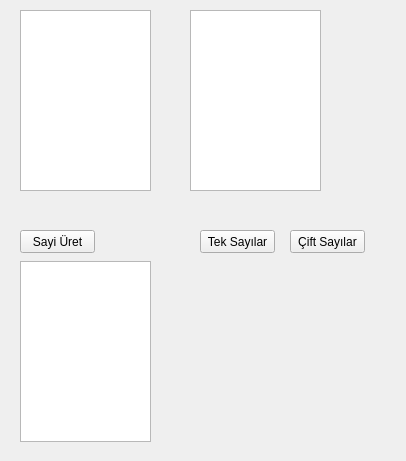
<?xml version="1.0" encoding="UTF-8"?>
<ui version="4.0">
 <class>AnaPencere</class>
 <widget class="QWidget" name="AnaPencere">
  <property name="geometry">
   <rect>
    <x>0</x>
    <y>0</y>
    <width>406</width>
    <height>461</height>
   </rect>
  </property>
  <property name="windowTitle">
   <string>AnaPencere</string>
  </property>
  <widget class="QPushButton" name="pushButton">
   <property name="geometry">
    <rect>
     <x>20</x>
     <y>230</y>
     <width>75</width>
     <height>23</height>
    </rect>
   </property>
   <property name="text">
    <string>Sayi Üret</string>
   </property>
  </widget>
  <widget class="QPushButton" name="pushButton_2">
   <property name="geometry">
    <rect>
     <x>200</x>
     <y>230</y>
     <width>75</width>
     <height>23</height>
    </rect>
   </property>
   <property name="text">
    <string>Tek Sayılar</string>
   </property>
  </widget>
  <widget class="QPushButton" name="pushButton_3">
   <property name="geometry">
    <rect>
     <x>290</x>
     <y>230</y>
     <width>75</width>
     <height>23</height>
    </rect>
   </property>
   <property name="text">
    <string>Çift Sayılar</string>
   </property>
  </widget>
  <widget class="QListWidget" name="listWidgetSayilar">
   <property name="geometry">
    <rect>
     <x>20</x>
     <y>10</y>
     <width>131</width>
     <height>181</height>
    </rect>
   </property>
  </widget>
  <widget class="QListWidget" name="listWidgetSecilen">
   <property name="geometry">
    <rect>
     <x>190</x>
     <y>10</y>
     <width>131</width>
     <height>181</height>
    </rect>
   </property>
  </widget>
  <widget class="QListWidget" name="listWidgetSec">
   <property name="geometry">
    <rect>
     <x>20</x>
     <y>261</y>
     <width>131</width>
     <height>181</height>
    </rect>
   </property>
  </widget>
 </widget>
 <layoutdefault spacing="6" margin="11"/>
 <resources/>
 <connections/>
</ui>
